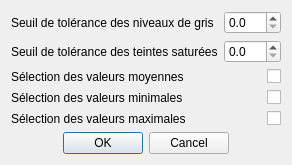
<?xml version="1.0" encoding="UTF-8"?>
<ui version="4.0">
 <class>FenetreParametresRecherche</class>
 <widget class="QDialog" name="FenetreParametresRecherche">
  <property name="geometry">
   <rect>
    <x>0</x>
    <y>0</y>
    <width>263</width>
    <height>150</height>
   </rect>
  </property>
  <property name="windowTitle">
   <string>Paramètres de recherche</string>
  </property>
  <layout class="QGridLayout" name="gridLayoutFenetreParametresRecherche">
   <item row="0" column="0">
    <widget class="QLabel" name="labelSeuilToleranceNiveauxDeGris">
     <property name="text">
      <string>Seuil de tolérance des niveaux de gris</string>
     </property>
    </widget>
   </item>
   <item row="0" column="1">
    <widget class="QDoubleSpinBox" name="doubleSpinBoxSeuilToleranceNiveauxDeGris">
     <property name="decimals">
      <number>1</number>
     </property>
    </widget>
   </item>
   <item row="1" column="0">
    <widget class="QLabel" name="labelSeuilToleranceTeintesSaturees">
     <property name="text">
      <string>Seuil de tolérance des teintes saturées</string>
     </property>
    </widget>
   </item>
   <item row="1" column="1">
    <widget class="QDoubleSpinBox" name="doubleSpinBoxSeuilToleranceTeintesSaturees">
     <property name="decimals">
      <number>1</number>
     </property>
    </widget>
   </item>
   <item row="2" column="0">
    <widget class="QLabel" name="labelSelectionValeursMoyennes">
     <property name="text">
      <string>Sélection des valeurs moyennes</string>
     </property>
    </widget>
   </item>
   <item row="2" column="1">
    <widget class="QCheckBox" name="checkBoxSelectionValeursMoyennes">
     <property name="layoutDirection">
      <enum>Qt::RightToLeft</enum>
     </property>
    </widget>
   </item>
   <item row="3" column="0">
    <widget class="QLabel" name="labelSelectionValeursMinimales">
     <property name="text">
      <string>Sélection des valeurs minimales</string>
     </property>
    </widget>
   </item>
   <item row="3" column="1">
    <widget class="QCheckBox" name="checkBoxSelectionValeursMinimales">
     <property name="layoutDirection">
      <enum>Qt::RightToLeft</enum>
     </property>
    </widget>
   </item>
   <item row="4" column="0">
    <widget class="QLabel" name="labelSelectionValeursMaximales">
     <property name="text">
      <string>Sélection des valeurs maximales</string>
     </property>
    </widget>
   </item>
   <item row="4" column="1">
    <widget class="QCheckBox" name="checkBoxSelectionValeursMaximales">
     <property name="layoutDirection">
      <enum>Qt::RightToLeft</enum>
     </property>
    </widget>
   </item>
   <item row="5" column="0" colspan="2">
    <widget class="QDialogButtonBox" name="buttonBox">
     <property name="standardButtons">
      <set>QDialogButtonBox::Cancel|QDialogButtonBox::Ok</set>
     </property>
     <property name="centerButtons">
      <bool>true</bool>
     </property>
    </widget>
   </item>
  </layout>
 </widget>
 <resources/>
 <connections>
  <connection>
   <sender>buttonBox</sender>
   <signal>accepted()</signal>
   <receiver>FenetreParametresRecherche</receiver>
   <slot>accept()</slot>
   <hints>
    <hint type="sourcelabel">
     <x>248</x>
     <y>254</y>
    </hint>
    <hint type="destinationlabel">
     <x>157</x>
     <y>274</y>
    </hint>
   </hints>
  </connection>
  <connection>
   <sender>buttonBox</sender>
   <signal>rejected()</signal>
   <receiver>FenetreParametresRecherche</receiver>
   <slot>reject()</slot>
   <hints>
    <hint type="sourcelabel">
     <x>316</x>
     <y>260</y>
    </hint>
    <hint type="destinationlabel">
     <x>286</x>
     <y>274</y>
    </hint>
   </hints>
  </connection>
 </connections>
</ui>
